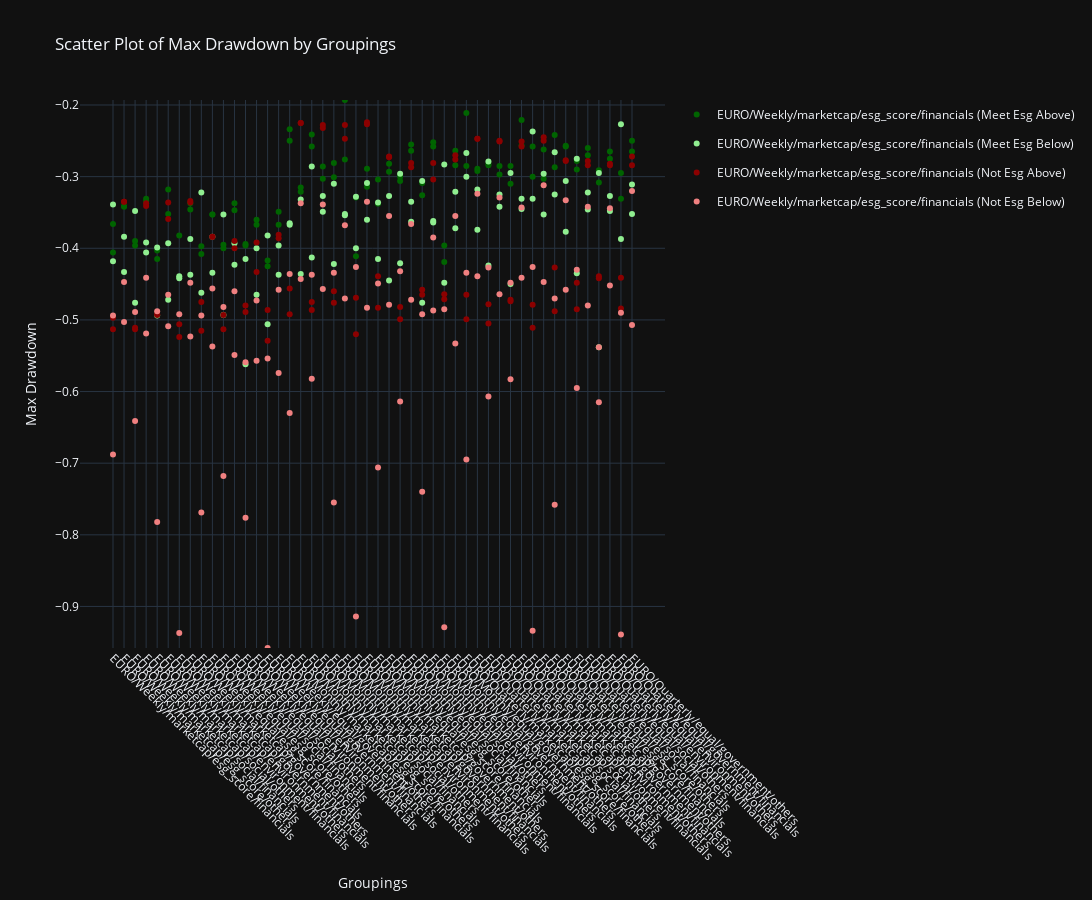
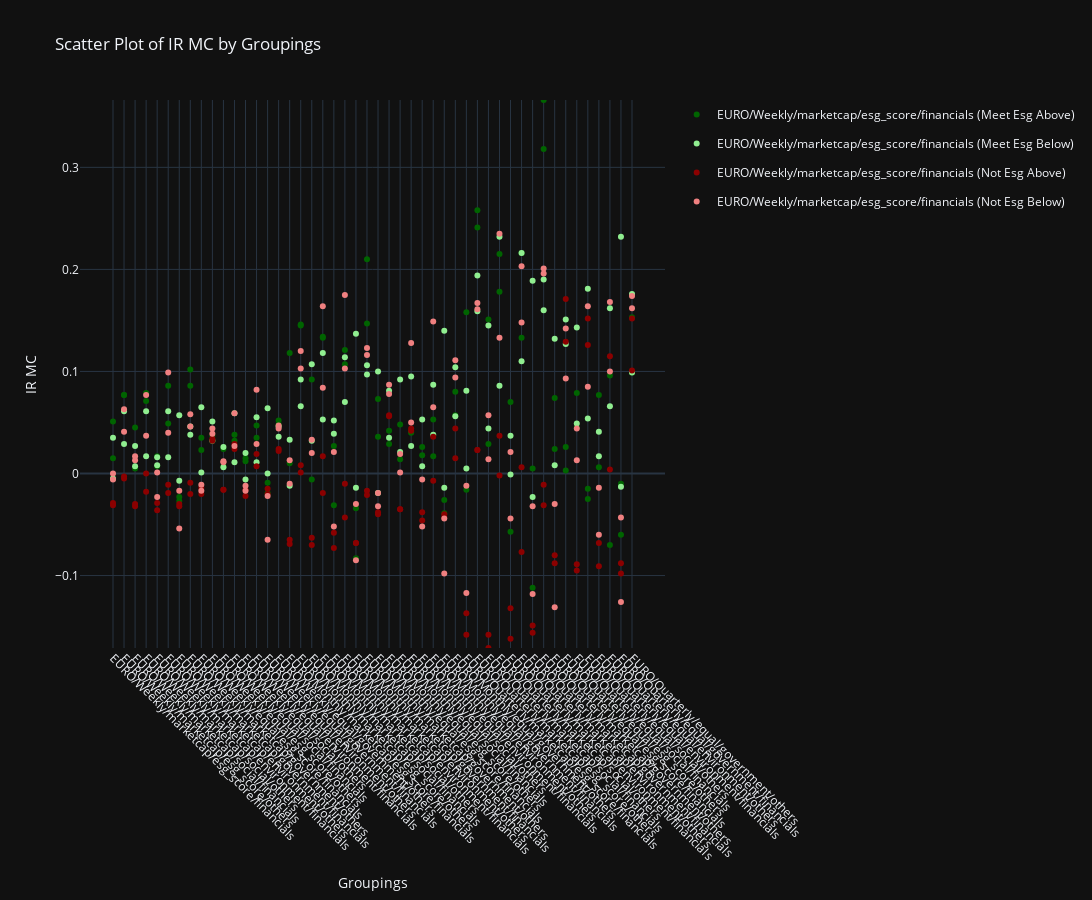
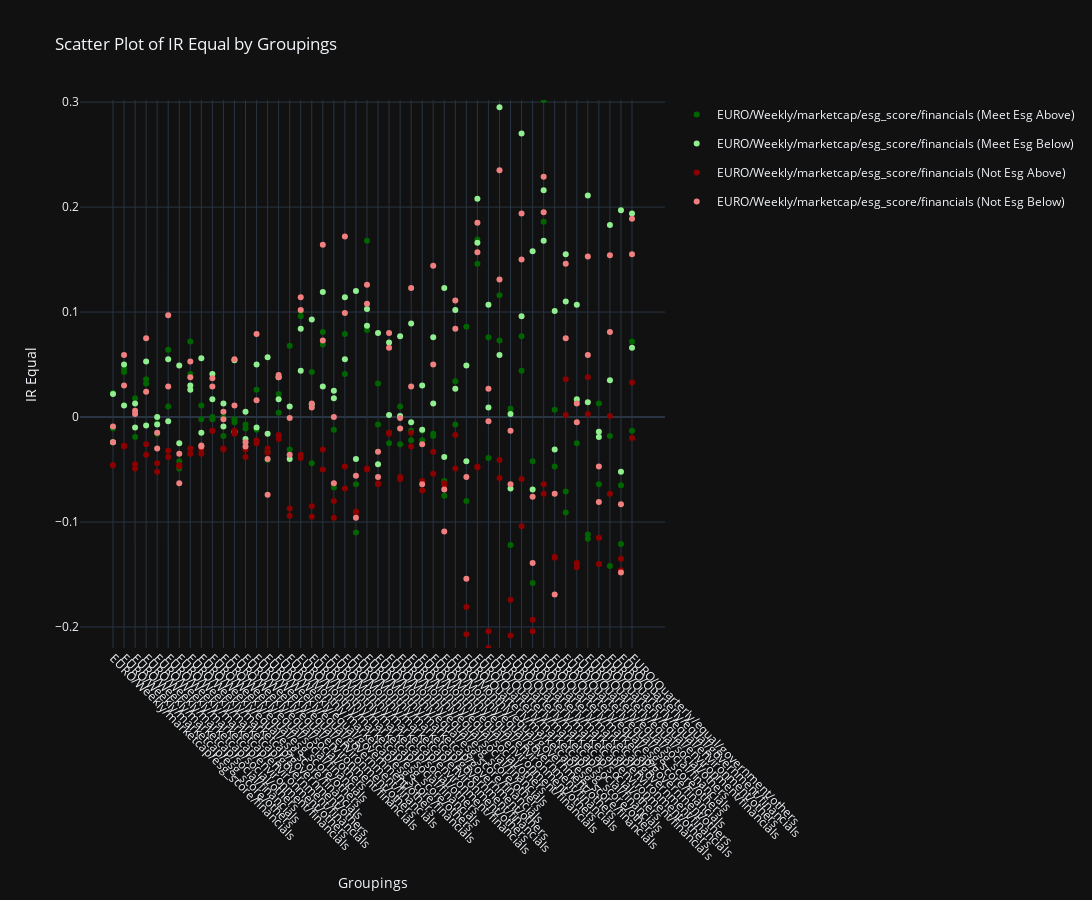

Notebook source saved alongside these figures, in order:
### Code cell
euro_results = pd.read_csv('metrics/euro_analysis_esg.csv')
euro_results.set_index('Portfolio', inplace=True)
euro_results = euro_results.drop(['Start', 'End'])

for col in euro_results:
    euro_results[col] = pd.to_numeric(euro_results[col])

for metric in ['Max Drawdown', 'IR MC', 'IR Equal']:
    groupings = []
    
    for a in ['Weekly', 'Monthly', 'Quarterly']:
        for c in ['marketcap', 'equal']:
            for d in ['esg_score', 'social', 'environment', 'government']:
                for e in ['financials', 'others']:
                    groupings.append(f'EURO/{a}/{c}/{d}/{e}')
    groupings = {x: {'meet_esg_above': [], 'meet_esg_below': [], 'not_esg_above': [], 'not_esg_below': []} for x in groupings}
    
    for col in euro_results.columns:
        title = 'EURO/'
        if 'Weekly' in col: title += 'Weekly/'
        elif 'Monthly' in col: title += 'Monthly/'
        elif 'Quarterly' in col: title += 'Quarterly/'
            
        if 'marketcap' in col: title += 'marketcap/'
        elif 'equal' in col: title += 'equal/'
            
        if 'social' in col: title += 'social/'
        elif 'government' in col: title += 'government/'
        elif 'environment' in col: title += 'environment/'
        elif 'esg_score' in col: title += 'esg_score/'
        else: continue
            
        if 'financials' in col: title += 'financials'
        elif 'others' in col: title += 'others'
    
        if 'meet_esg' in col: esg_type = 'meet_esg'
        elif 'not_esg' in col and 'zero' not in col: esg_type = 'not_esg'
        else: continue
    
        if 'above' in col: above_below = 'above'
        elif 'below' in col: above_below = 'below'
        else: continue
    
        key = f'{esg_type}_{above_below}'
        
        try:
            groupings[title][key].append(euro_results[col][metric])
        except Exception:
            print(title)
    
    color_map = {
        'meet_esg_above': 'darkgreen',
        'meet_esg_below': 'lightgreen',
        'not_esg_above': 'darkred',
        'not_esg_below': 'lightcoral'
    }
    
    fig = go.Figure()
    
    for key in groupings:
        for esg_key in groupings[key]:
            if groupings[key][esg_key]:
                fig.add_trace(go.Scatter(
                    x=[key]*len(groupings[key][esg_key]),
                    y=groupings[key][esg_key],
                    mode='markers',
                    name=f"{key} ({esg_key.replace('_', ' ').title()})",
                    marker=dict(color=color_map[esg_key]),
                    legendgroup=esg_key, 
                    showlegend=True if key == list(groupings.keys())[0] else False  
                ))
    
    fig.update_layout(
        template='plotly_dark',
        title=f'Scatter Plot of {metric} by Groupings',
        xaxis_title='Groupings',
        yaxis_title=metric,
        xaxis={
            'tickangle': 45, 
            'tickmode': 'array', 
            'tickvals': list(groupings.keys()), 
            'ticktext': list(groupings.keys())
        },
        yaxis=dict(range=[
            min([min(lst) for sublist in groupings.values() for lst in sublist.values() if lst]), 
            max([max(lst) for sublist in groupings.values() for lst in sublist.values() if lst])
        ]),
        showlegend=True,
        width=1500,
        height=900
    )
    
    fig.show()
    fig.write_html(f"graphs/euro_analysis_{metric}.html")
